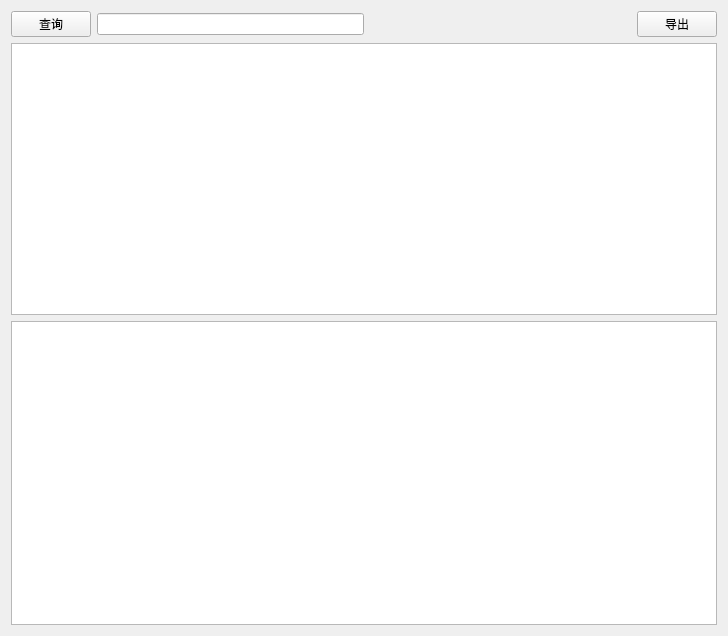
<?xml version="1.0" encoding="UTF-8"?>
<ui version="4.0">
 <class>PaymentSumSee</class>
 <widget class="QWidget" name="PaymentSumSee">
  <property name="geometry">
   <rect>
    <x>0</x>
    <y>0</y>
    <width>728</width>
    <height>636</height>
   </rect>
  </property>
  <property name="windowTitle">
   <string>Form</string>
  </property>
  <layout class="QGridLayout" name="gridLayout">
   <item row="0" column="0">
    <layout class="QVBoxLayout" name="verticalLayout_2">
     <item>
      <layout class="QVBoxLayout" name="verticalLayout">
       <item>
        <layout class="QHBoxLayout" name="horizontalLayout">
         <item>
          <widget class="QPushButton" name="pushButton_2">
           <property name="text">
            <string>查询</string>
           </property>
          </widget>
         </item>
         <item>
          <widget class="QLineEdit" name="lineEdit"/>
         </item>
         <item>
          <spacer name="horizontalSpacer">
           <property name="orientation">
            <enum>Qt::Orientation::Horizontal</enum>
           </property>
           <property name="sizeHint" stdset="0">
            <size>
             <width>40</width>
             <height>20</height>
            </size>
           </property>
          </spacer>
         </item>
         <item>
          <widget class="QPushButton" name="pushButton">
           <property name="text">
            <string>导出</string>
           </property>
          </widget>
         </item>
        </layout>
       </item>
       <item>
        <widget class="QTableView" name="tableView"/>
       </item>
      </layout>
     </item>
     <item>
      <widget class="QChartView" name="graphicsView"/>
     </item>
    </layout>
   </item>
  </layout>
 </widget>
 <customwidgets>
  <customwidget>
   <class>QChartView</class>
   <extends>QGraphicsView</extends>
   <header location="global">qchartview.h</header>
  </customwidget>
 </customwidgets>
 <resources/>
 <connections/>
</ui>
